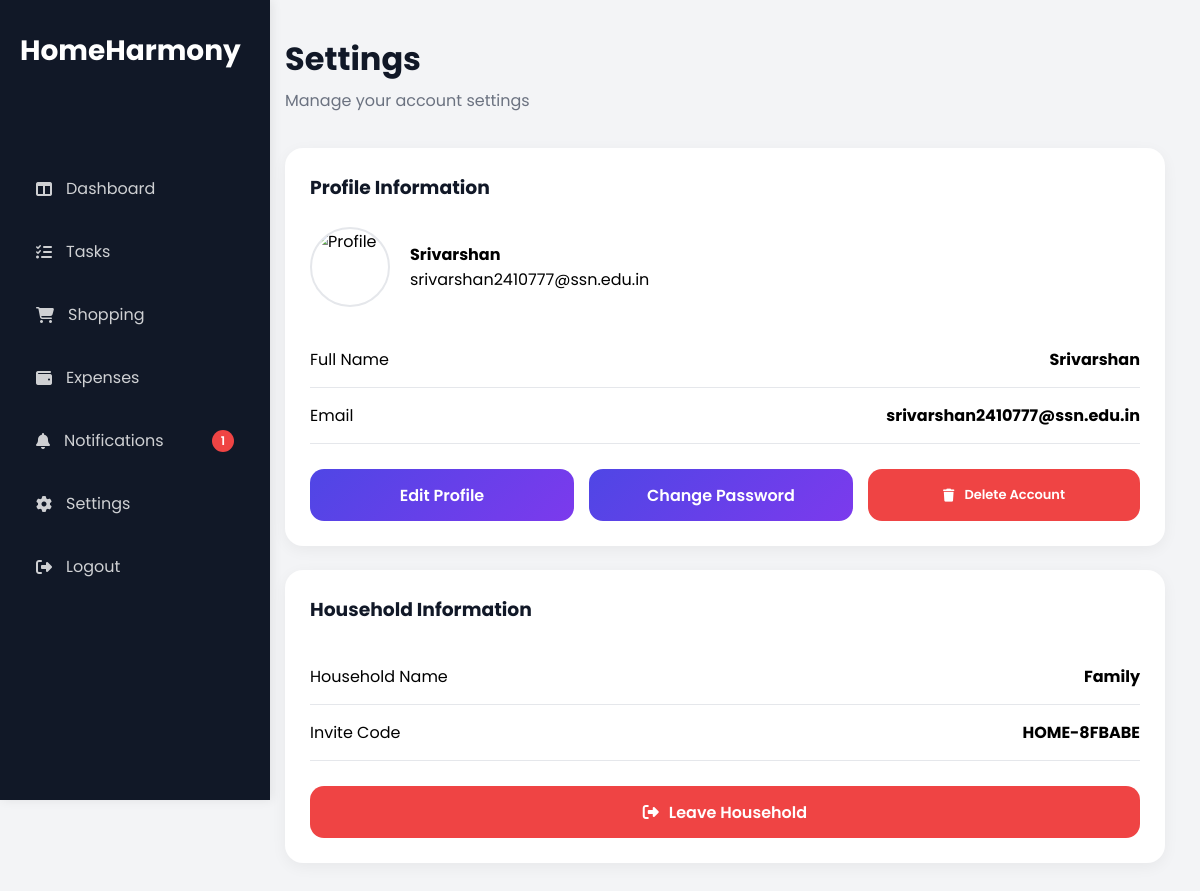
The page /settings (signed in) on the database its author committed.
### app/models/user_model.py (models this page shows)
class User(db.Model, UserMixin):
    __tablename__ = "users"
    id = db.Column(
        db.Integer,
        primary_key=True
    )
    full_name = db.Column(
        db.String(100),
        nullable=False
    )
    email = db.Column(
        db.String(120),
        unique=True,
        nullable=False
    )
    password = db.Column(
        db.String(255),
        nullable=False
    )
    household_id = db.Column(
        db.Integer,
        db.ForeignKey("households.id")
    )
    created_at = db.Column(
        db.DateTime,
        server_default=db.func.now()
    )

### app/models/household_model.py (models this page shows)
class Household(db.Model):
    __tablename__ = "households"
    id = db.Column(
        db.Integer,
        primary_key=True
    )
    household_name = db.Column(
        db.String(120),
        nullable=False
    )
    invite_code = db.Column(
        db.String(20),
        unique=True,
        nullable=False
    )
    created_at = db.Column(
        db.DateTime,
        server_default=db.func.now()
    )
    members = db.relationship(
    "User",
    backref="household",
    lazy=True
    )
    shopping_items = db.relationship(
    "ShoppingItem",
    backref="household",
    lazy=True
)

### app/settings/routes.py (the view)
@settings_bp.route("/settings")
@login_required
def settings():
    return render_template(
        "settings/settings.html"
    )

### app/models/user_model.py (called while the page is built)
@login_manager.user_loader
def load_user(user_id):
    return User.query.get(int(user_id))

### app/templates/settings/settings.html
{% extends "layout/base.html" %}
{% block content %}
<div class="topbar">
    <div>
        <h1>
            Settings
        </h1>
        <p>
            Manage your account settings
        </p>
    </div>
</div>
<div class="settings-grid">
    <div class="card">
        <div class="card-header">
            <h3>
                Profile Information
            </h3>
        </div>
        <div class="profile-section-settings">
            <img
            src="{{ url_for(
            'static',
            filename='images/default1.jpg'
            ) }}"
            alt="Profile">
            <div>
                <h4>
                    {{ current_user.full_name }}
                </h4>
                <p>
                    {{ current_user.email }}
                </p>
            </div>
        </div>
        <div class="info-row">
            <span>Full Name</span>
            <strong>
                {{ current_user.full_name }}
            </strong>
        </div>
        <div class="info-row">
            <span>Email</span>
            <strong>
                {{ current_user.email }}
            </strong>
        </div>
        <div class="settings-actions">
    <a
    href="{{ url_for('settings.edit_profile') }}"
    class="btn-primary">
        Edit Profile
    </a>
    <a
    href="{{ url_for('settings.change_password') }}"
    class="btn-primary">
        Change Password
    </a>
    <a
    href="#"
    class="delete-btn"
    onclick="openDeleteModal()">
        <i class="fa-solid fa-trash"></i>
        Delete Account
    </a>
</div>
    </div>
    <div class="card">
        <div class="card-header">
            <h3>
                Household Information
            </h3>
        </div>
        <div class="info-row">
            <span>Household Name</span>
            <strong>
                {{ current_user.household.household_name }}
            </strong>
        </div>
        <div class="info-row">
            <span>Invite Code</span>
            <strong>
                {{ current_user.household.invite_code }}
            </strong>
        </div>
        <div class="settings-actions">
                <a
                href="{{ url_for('settings.leave_household') }}"
                class="leave-btn"
                onclick="return confirm(
                'Are you sure you want to leave this household?'
                )">
                    <i class="fa-solid fa-right-from-bracket"></i>
                    Leave Household
                </a>
        </div>
    </div>
</div>
{% endblock %}

### app/static/css/dashboard.css (style rules this page uses)
* { margin: 0; padding: 0; box-sizing: border-box; font-family: "Poppins", sans-serif; }
body { background: #f3f4f6; }
.topbar { display: flex; justify-content: space-between; align-items: center; margin-bottom: 35px; }
.topbar h1 { font-size: 32px; color: #111827; }
.topbar p { color: #6b7280; margin-top: 5px; }
.card { background: white; border-radius: 18px; padding: 25px; box-shadow: 0 4px 15px rgba(0,0,0,0.05); }
.card-header { display: flex; justify-content: space-between; align-items: center; margin-bottom: 25px; }
.card-header h3 { color: #111827; }
.btn-primary { text-decoration:none; padding:12px 20px; border-radius:12px; color:white; font-weight:600; background: linear-gradient( 135deg, #4f46e5, #7c3aed ); }
.delete-btn { text-decoration:none; background:#fee2e2; color:#dc2626; padding:10px 16px; border-radius:999px; font-size:13px; font-weight:600; transition:.3s; }
.delete-btn { text-decoration:none; background:#FEE2E2; color:#DC2626; padding:10px 16px; border-radius:999px; font-size:13px; font-weight:600; }
.settings-grid { display:grid; grid-template-columns: repeat(auto-fit,minmax(500px,1fr)); gap:24px; }
.profile-section-settings { display:flex; align-items:center; gap:20px; margin-bottom:25px; }
.profile-section-settings img { width:80px !important; height:80px !important; min-width:80px; border-radius:50%; object-fit:cover; border:2px solid #e5e7eb; }
.info-row { display:flex; justify-content:space-between; align-items:center; padding:15px 0; border-bottom: 1px solid #e5e7eb; }
.settings-actions { margin-top:25px; display:flex; gap:15px; }
.settings-actions a { flex:1; height:52px; display:flex; align-items:center; justify-content:center; text-decoration:none; border-radius:14px; font-weight:600; }
.leave-btn { background:#ef4444; color:white; text-decoration:none; padding:14px 24px; border-radius:12px; font-weight:600; display:flex; align-items:center; justify-content:center; gap:10px; transition:0.3s; }
.delete-btn { background:#ef4444; color:white; text-decoration:none; padding:14px 24px; border-radius:12px; display:flex; align-items:center; justify-content:center; gap:10px; font-weight:600; }

### rows shown on the page
User: full_name "Srivarshan", email "srivarshan2410777@ssn.edu.in"
Household: household.household_name "Family", household.invite_code "HOME-8FBABE"

### other values the page prints
{{ unread_notifications }} "1"
